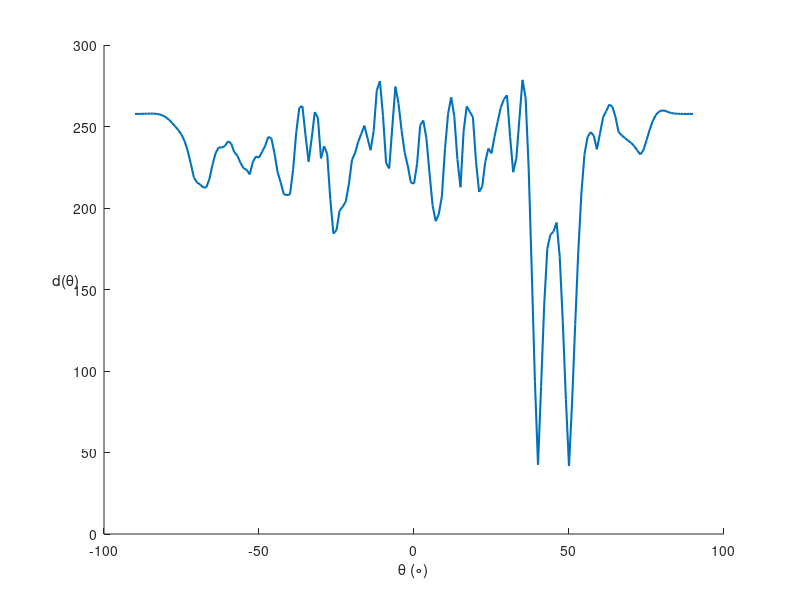

Here is the MATLAB script that generated this plot: (Note: this script raises an error after producing the figure.)
clear all; close all; 

clc;

%% VAR
% P_M=zeros(5,1);
M=20;        %capteurs  
N=500;       %nb_echantillons
sigma_s1=1;  %energie signal recu
sigma_s2=1; 
sigma_s = [ sigma_s1 sigma_s2];
% sigma_v=5;%energie du bruit
% sigma_v_tab = [0.1 1 3 5 10 ];
sigma_v_tab = [0.1 1 3 5 10];
nb_sigma=length(sigma_v_tab);
% nb_sigma=1;
% sigma_v_tab=3
for variance = 1:nb_sigma

sigma_v=sigma_v_tab(variance);%energie du bruit

theta1= 40 %en degré
theta2 = 50
theta= [theta1 theta2]*(pi/180);      %degré élévation de la source
K=length(theta);

%% Filtrage Spatial Capon 2 sources

test=0;
if test==1  % N=1 echantillon


v = sqrt(sigma_v/2)*(randn(M,1)+1i*randn(M,1)); % [5x1]      % bruit pour chaque capteur
s = diag(sqrt(sigma_s/2))*(randn(K,1)+1i*randn(K,1));               % [2x1]      % signal recu
A=zeros(M,K);                % [5x1]      % direction arrivee de la source determinee par chaque capteur

for j =1:K
    
    for i =1:M
        A(i,j) = exp(-1i*pi*(i-1)*sin(theta(1,K)));
    end

 end

y = A*s + v;
end


% N=500 echantillons
V_n = sqrt(sigma_v/2)*(randn(M,N)+1i*randn(M,N));% [5x500]    % bruit pour chaque capteur, pour chaque échantillon
S_n = sqrt(diag(sigma_s/2))*(randn(K,N)+1i*randn(K,N));              % [1x500]    % signal recu de la source, pour chaque echantillon
% A=zeros(5,1);                  % [5x1]      % direction arrivee de la source determinee par chaque capteur pour un echantillon
A_n = zeros(M,K);              % [5x500]    % % direction arrivee de la source determinee par chaque capteur pour chaque echantillon

% for j=1:N
    
for k =1:K
    A=zeros(M,1);
    for i=1:M
        A_n(i,k) = exp(-1i*pi*(i-1)*sin(theta(1,k)));
    end
%     A_n(:,j) = A; % on concatene l'observation des 5 capteur pour chaque echantillon
end
        
% end

Y_n = A_n*S_n + V_n;

xx=1:N;

disp=0;
if disp==1   
figure,

subplot(5,1,1);plot(xx,Y_n(1,:));title('y1');
subplot(5,1,2);plot(xx,Y_n(2,:));title('y2');
subplot(5,1,3);plot(xx,Y_n(3,:));title('y3');
subplot(5,1,4);plot(xx,Y_n(4,:));title('y4');
subplot(5,1,5);plot(xx,Y_n(5,:));title('y5');

suptitle('signal reçu par chaque capteur M');
end

%% Filtre de Capon

% On a besoin de R autocorrelation du signal recu
% on l'a pas donc il faut l'estimer
% on l'estime avec les N=500 samples de y, dans chaque colonnes de Y_n
% R_chap [5x5]
% R_chap = (1/N)*sum(Y_n*conj(Y_n)'); % * X' *=conj transposé

R_chap = (1/N)*(Y_n*Y_n') ; % Dans cours X* = X.' dans matlab
R_chap_inv = inv(R_chap);
[U, D] = eig(R_chap); % les vecteurs propres sont les col de U, les val propres la diag de D
%D = grand lambda
%U = U estimé , contenant les vecteurs propres en colonnes 
%[ u_1_chap , u_2_chap , u_3_chap , ... , u_M_chap ]

PI_chap_SES = (U(1:K,1:K)*U(1:K,1:K)');                          %sous-espace SIGNAL (projette orthogonale)
PI_chap_bar_SEB = (U(K+1:end,K+1:end)*U(K+1:end,K+1:end)');      %sous-espace BRUIT  (projette orthogonale)

U_Kplus1_to_M_chap = U(:,K+1:end); %vecteur propre du SEB       [MxM-K]
U_1_to_K_chap = U(:,1:K); %vp correspondants au SES    [MxK]

[l,c]=size(D);
vp = zeros(M,M);
nb_vp=M;

for j = 1:M
    for i =1:M
        vp(i,j)=D(M-i+1,M-j+1);
    end
end

plot_vp = diag(vp);

sigma_chap = (1/(M-K))*( sum(plot_vp((K+1):M))); %on estime le seuil


disp_vp=0;
if disp_vp==1
    figure,
    scatter(1:nb_vp,plot_vp','+','LineWidth',1.5);
    title('Valeur des VP estimés en fonction de leur index')
    xlabel('Index de la VP');
    ylabel('Valeur');
    hold on;
    plot([0 nb_vp],[sigma_chap sigma_chap],'r--','LineWidth',1);
    legend("VPs","\sigma_v="+sigma_v)
end

% Stmp = S >= seuil;
% S = Stmp.*S;

% w_chap = zeros(M,1); %[5x1]
% w_teta = [];
% W_cap=[]; %[5x181]
d_teta=[];     %E_estime_sortie_filtre % [1x181] = une pour chaque angle
P=[];
for teta=-pi/2:pi/180:pi/2 % on parcourt tous les angles
    
    a_teta_fixe_M_capteurs = zeros(M,1); % [5x1]
    for m = 1:M 
        a_teta_fixe_M_capteurs(m,1) = exp(-1i*pi*(m-1)*sin(teta)); %on calcul les vecteur directionnels pour chaque teta
    end
    a_teta_fixe_M_capteurs_conj = zeros(1,M);
    a_teta_fixe_M_capteurs_conj = a_teta_fixe_M_capteurs'; % [5x1]* = [5x1].' = [1x5]
            
    d = sum(abs(a_teta_fixe_M_capteurs_conj*U(:,K+1:M))).^2;
%   d=0;

%     res = sum(abs(d).^2);
    res = d;
%     
    d_teta = [d_teta res];
    
%     p_teta = 1/(a_teta_fixe_M_capteurs_conj*U_1_to_K_chap*U_1_to_K_chap'*a_teta_fixe_M_capteurs);
%     p_teta = 1/(a_teta_fixe_M_capteurs_conj*R_chap^(-1)*a_teta_fixe_M_capteurs);

    %Pseudo-spectre 
%     P = [ P p_teta ];
       
 
    
end


angle_radian = -pi/2:pi/180:pi/2;
hold on
plot(angle_radian*180/pi,d_teta,'LineWidth',1.5);
xlabel('\theta (\circ)');
ylabel('d(\theta)','rotation',0);
title("d(\theta) estimé pour \theta_1= "+theta1+"\circ, \theta_2= "+theta2+"\circ, M = " + M +" capteurs");
legend("\sigma_v="+sigma_v_tab(1),"\sigma_v="+sigma_v_tab(2),"\sigma_v="+sigma_v_tab(3),"\sigma_v="+sigma_v_tab(4),"\sigma_v="+sigma_v_tab(5));


disp=0;

if disp ==1
% figure,
    hold on
    plot( angle_radian*180/pi,abs(P)/(N*M),'LineWidth',1.5);
    xlabel('\theta (\circ)');
    ylabel('P(\theta)','rotation',0);
    title("P(\theta) estimé MUSIC pour \theta_1= "+theta1+"\circ, \theta_2= "+theta2+"\circ, M = " + M +" capteurs");
    % legend("Capon M=20","MUSIC M="+M);
end

if nb_sigma ==3
    legend("MUSIC M="+M);
end

if variance == 1

    [pks, locs] = findpeaks(abs(P));
    indices_peak_2_sources = find(pks>0.1);
    index_peak = [angle_radian(locs(indices_peak_2_sources(1,:)))*180/pi];
    peaks = [ abs(P(locs(indices_peak_2_sources(1)))) abs(P(locs(indices_peak_2_sources(2))))];
end

end

if nb_sigma ==3
legend("\sigma_v="+sigma_v_tab(1),"\sigma_v="+sigma_v_tab(2),"\sigma_v="+sigma_v_tab(3));
end

%PLOT BONNES DoA
% hold on;
% scatter(index_peak(1),peaks(1),100,'g+','LineWidth',2.5);
% hold on;
% scatter(index_peak(2),peaks(2),100,'r+','LineWidth',2.5);
% 


% %Spectre de puissance estimé en sortie du filtre de Capon
% title("P(\theta) estimé pour \theta_1= "+theta1+"\circ, \theta_2= "+theta2+"\circ, M=" + M);
% legend('\sigma_v=0.1','\sigma_v=0.5','\sigma_v=1');


% [pks, locs] = findpeaks(abs(P));
% 
% indices_peak_2_sources = find(pks>0.1)
% index_peak = [ angle_radian(locs(indices_peak_2_sources(1,:)))*180/pi]
% hold on;
% scatter(index_peak(1),abs(P(locs(indices_peak_2_sources(1)))),'r+');
% hold on;
% scatter(index_peak(2),abs(P(locs(indices_peak_2_sources(2)))),'r+');

% plot(locs(pks(1,:)),pks)

% plot(locs(pks)*180/pi,abs(P(locs(pks))))

% scatterplot(abs(P(locs)))
% angle_source = locs*180/pi

angle_radian = -pi/2:pi/180:pi/2;
figure, plot(angle_radian*180/pi,d_teta);
xlabel('\theta (\circ)');
ylabel('d(\theta)','rotation',0);
title("d(\theta) estimé pour \theta_1= "+theta1+"\circ, \theta_2= "+theta2+"\circ, M = " + M +" capteurs");

%% leur technique
% R=zeros(M);
% axe_theta=-90:0.1:90;
% a_theta=zeros(M,length(axe_theta));
% 
% for theta=axe_theta
%     for source=1:M
%         a_theta(source,k)=exp(-1i*pi*(source-1)*sin(deg2rad(theta)));
% %         P(1,k)=1/(a_theta(:,k)'*R^(-1)*a_theta(:,k));
%     end
%     k=k+1;
% end
% 
% 
% [U,Lambda]=eig(R_chap);
% dd=0;
% for ii=K+1:M
%     dd=dd+abs(a_theta'*U(:,ii)).^2;
% end
% figure, plot(axe_theta,dd(2:end)');


